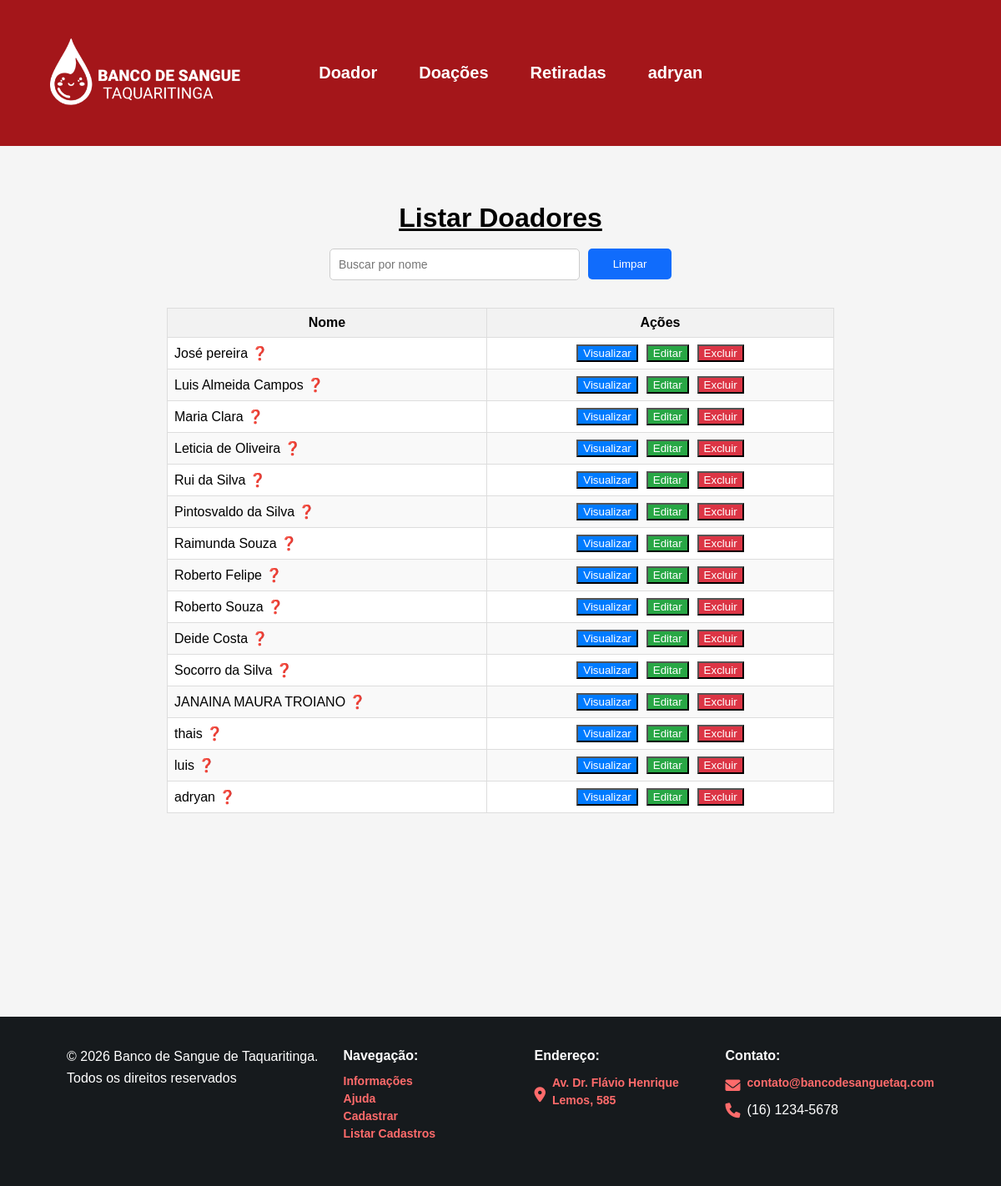
/sistema.php?page=listar (signed in), run on an earlier commit of the app's database.
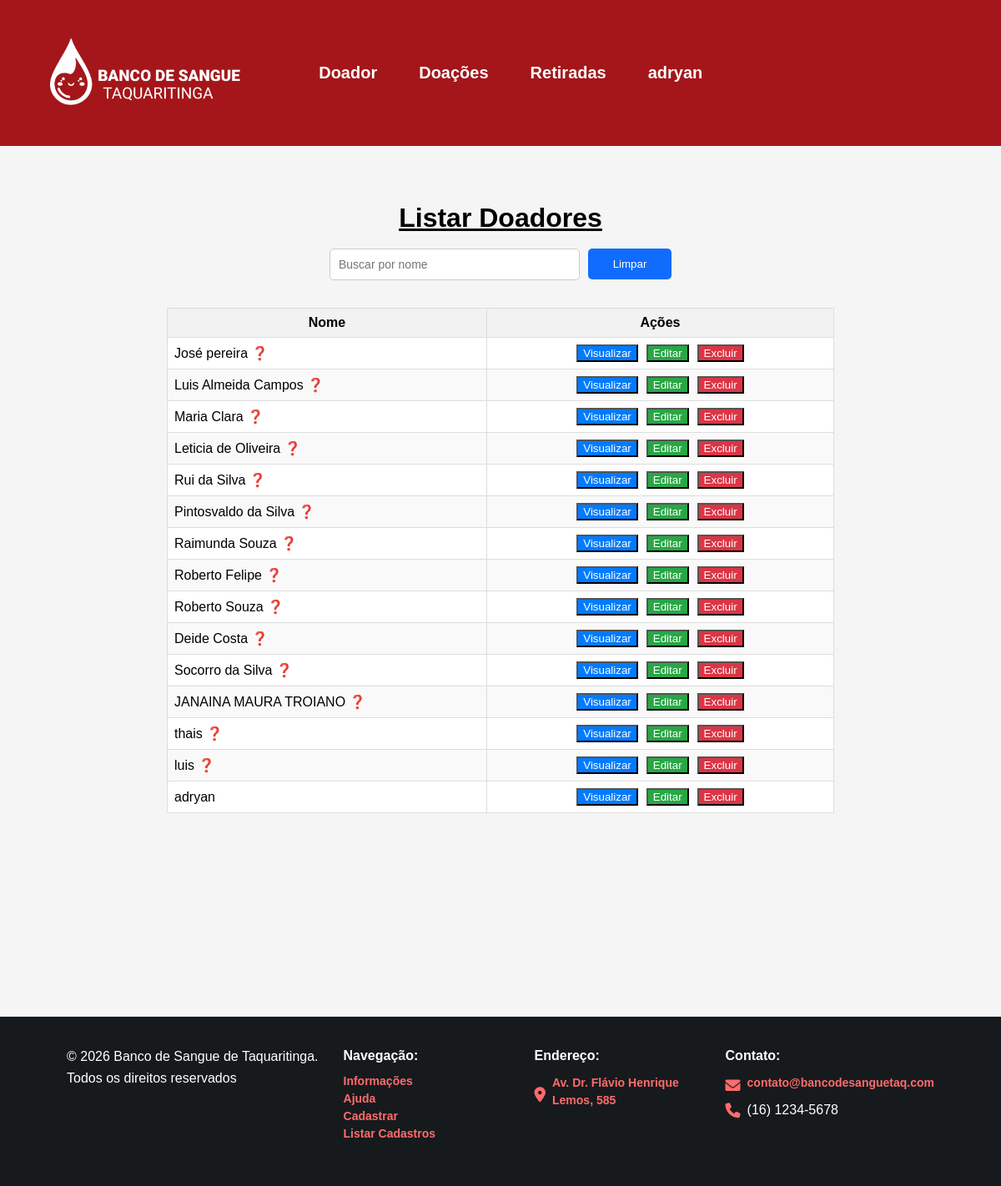
And on a later commit of the database.
### tables this page shows
CREATE TABLE `cadastrobs` (
  `id` int(10) UNSIGNED NOT NULL,
  `nome` varchar(45) NOT NULL,
  `sexo` char(1) NOT NULL,
  `cpf` varchar(20) NOT NULL,
  `telefone` varchar(20) NOT NULL,
  `email` varchar(255) NOT NULL,
  `endereco` varchar(100) NOT NULL,
  `numero` int(6) NOT NULL,
  `cep` varchar(20) NOT NULL,
  `complemento` varchar(100) NOT NULL,
  `bairro` varchar(50) NOT NULL,
  `nasc` date NOT NULL,
  `ts` varchar(4) NOT NULL,
  `datedonation` date NOT NULL,
  `peso` int(11) NOT NULL
);

### listar-usuarios.php (the view, shortened to what this page needs)
<h1 id="path2" style="text-align: center;">Listar Doadores</h1>
<br>
<div class="search-container" style="display: flex; justify-content: center;">
    <input type="text" id="searchInput" placeholder="Buscar por nome" class="form-control" onkeyup="filterTable()" style="width: 300px;">
    <button onclick="clearSearch()" class="btnlimp">Limpar</button>
</div>
<br>
<div style="display: flex; justify-content: center;">
    <table class='table' id="dataTable" style="width: 80%; max-width: 800px;">
        <thead>
            <tr>
                <th style="text-align: center;">Nome</th>
                <th style="text-align: center; width: 200px;">Ações</th>
            </tr>
        </thead>
        <tbody>
            <?php
            $sql = "SELECT * FROM cadastrobs";
            $res = $conn->query($sql);
            $qtd = $res->num_rows;
            if ($qtd > 0) {
                while ($row = $res->fetch_object()) {
                    $mostrarAviso = false;
                    if (!empty($row->datedonation)) {
                        $ultimaDoacao = new DateTime($row->datedonation);
                        $hoje = new DateTime();
                        $diff = $hoje->diff($ultimaDoacao);
                        $mesesPassados = ($diff->y * 12) + $diff->m;
                        if (($row->sexo === 'M' && $mesesPassados >= 2) ||
                            ($row->sexo === 'F' && $mesesPassados >= 3)) {
                            $mostrarAviso = true;
                        }
                    }
                    $icone = $mostrarAviso ? "
                        <span class='tooltip'>
                            <span style='color: red;'>&#10067;</span>
                            <span class='tooltiptext'>Doador já pode doar novamente</span>
                        </span>
                    " : "";
                    echo "<tr>";
                    echo "<td style='text-align: left; width: 200px;'>" . htmlspecialchars($row->nome) . " " . $icone . "</td>";
                    echo "<td style='text-align: center;'>
                            <div style='display: flex; justify-content: center; gap: 10px;'>
                                <button onclick=\"location.href='?page=listar2&id={$row->id}';\" type='button' class='btn btn-primary'>Visualizar</button>
                                <button onclick=\"location.href='?page=editar&id={$row->id}';\" type='button' class='btn btn-success'>Editar</button>
                                <button onclick=\"if(confirm('Tem certeza que deseja excluir?')) location.href='?page=salvar&acao=excluir&id={$row->id}';\" type='button' class='btn btn-danger'>Excluir</button>
                            </div>
                          </td>";
                    echo "</tr>";
                }
            } else {
                echo "<tr><td colspan='2' class='text-center alert alert-danger'>Não há cadastros disponíveis!</td></tr>";
            }
            ?>
        </tbody>
    </table>
</div>

What changed in the data, as far as the page shows it:
changed cadastrobs "adryan": no longer shows "❓"
